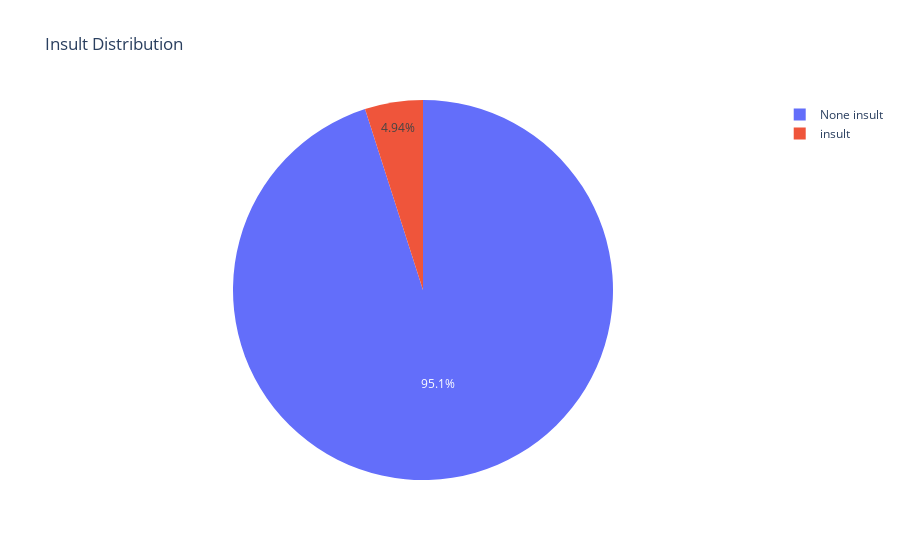

The notebook cell saved with this chart:
### Code cell
output_counts = df_train["insult"].value_counts()

# Build the pie chart
fig = px.pie(values=output_counts, 
             names=["None insult", 'insult'],
             title="Insult Distribution")
fig.show()

### Figure 1 — Plotly figure (JSON) as saved in the notebook; plotly's stock layout.template omitted (floating-point values rounded to 4 significant figures)
{"data": [{"domain": {"x": [0, 1], "y": [0, 1]}, "hovertemplate": "label=%{label}<br>value=%{value}<extra></extra>", "labels": ["None insult", "insult"], "legendgroup": "", "name": "", "showlegend": true, "type": "pie", "values": [151694, 7877]}], "layout": {"legend": {"tracegroupgap": 0}, "title": {"text": "Insult Distribution"}}}
